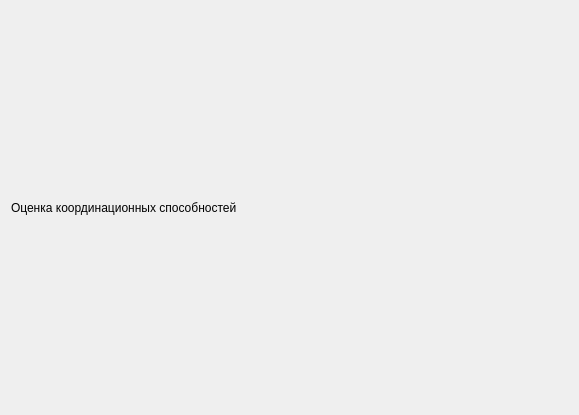
<?xml version="1.0" encoding="UTF-8"?>
<ui version="4.0">
 <class>ManCoordPPVisualWidget</class>
 <widget class="QWidget" name="ManCoordPPVisualWidget">
  <property name="geometry">
   <rect>
    <x>0</x>
    <y>0</y>
    <width>579</width>
    <height>415</height>
   </rect>
  </property>
  <property name="windowTitle">
   <string>Form</string>
  </property>
  <layout class="QVBoxLayout" name="verticalLayout">
   <item>
    <widget class="QLabel" name="label">
     <property name="text">
      <string>Оценка координационных способностей</string>
     </property>
    </widget>
   </item>
  </layout>
 </widget>
 <resources/>
 <connections/>
</ui>
